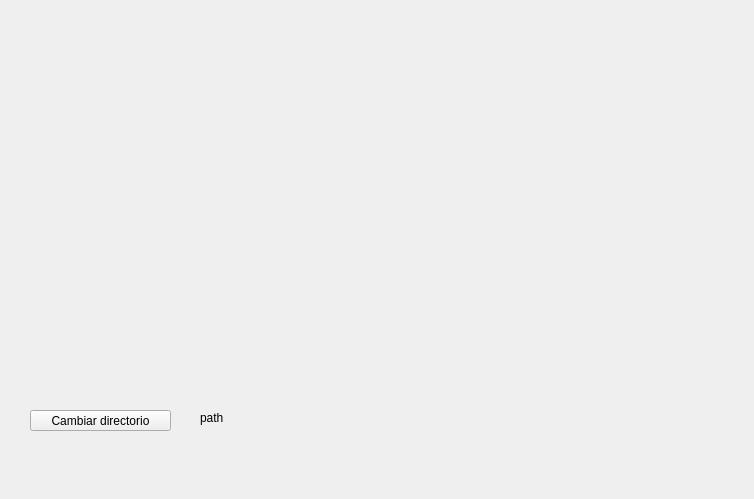
<?xml version="1.0" encoding="UTF-8"?>
<ui version="4.0">
 <class>SimpleView</class>
 <widget class="QMainWindow" name="SimpleView">
  <property name="geometry">
   <rect>
    <x>0</x>
    <y>0</y>
    <width>754</width>
    <height>499</height>
   </rect>
  </property>
  <property name="windowTitle">
   <string>SimpleView</string>
  </property>
  <property name="windowIcon">
   <iconset>
    <normaloff>:/Icons/help.png</normaloff>:/Icons/help.png</iconset>
  </property>
  <property name="iconSize">
   <size>
    <width>22</width>
    <height>22</height>
   </size>
  </property>
  <widget class="QWidget" name="centralwidget">
   <widget class="QLabel" name="label">
    <property name="geometry">
     <rect>
      <x>200</x>
      <y>410</y>
      <width>161</width>
      <height>16</height>
     </rect>
    </property>
    <property name="text">
     <string>path</string>
    </property>
   </widget>
   <widget class="QSplitter" name="splitter">
    <property name="geometry">
     <rect>
      <x>430</x>
      <y>30</y>
      <width>301</width>
      <height>341</height>
     </rect>
    </property>
    <property name="orientation">
     <enum>Qt::Horizontal</enum>
    </property>
    <widget class="QVTKWidget" name="qvtkWidget" native="true">
     <property name="sizePolicy">
      <sizepolicy hsizetype="Expanding" vsizetype="Expanding">
       <horstretch>1</horstretch>
       <verstretch>1</verstretch>
      </sizepolicy>
     </property>
     <property name="minimumSize">
      <size>
       <width>300</width>
       <height>300</height>
      </size>
     </property>
    </widget>
   </widget>
   <widget class="QPushButton" name="pushButton">
    <property name="geometry">
     <rect>
      <x>30</x>
      <y>410</y>
      <width>141</width>
      <height>21</height>
     </rect>
    </property>
    <property name="text">
     <string>Cambiar directorio</string>
    </property>
   </widget>
  </widget>
  <action name="actionOpenFile">
   <property name="enabled">
    <bool>true</bool>
   </property>
   <property name="icon">
    <iconset>
     <normaloff>:/Icons/fileopen.png</normaloff>:/Icons/fileopen.png</iconset>
   </property>
   <property name="text">
    <string>Open File...</string>
   </property>
  </action>
  <action name="actionExit">
   <property name="text">
    <string>Exit</string>
   </property>
  </action>
  <action name="actionPrint">
   <property name="icon">
    <iconset>
     <normaloff>:/Icons/print.png</normaloff>:/Icons/print.png</iconset>
   </property>
   <property name="text">
    <string>Print</string>
   </property>
  </action>
  <action name="actionHelp">
   <property name="icon">
    <iconset>
     <normaloff>:/Icons/help.png</normaloff>:/Icons/help.png</iconset>
   </property>
   <property name="text">
    <string>Help</string>
   </property>
  </action>
  <action name="actionSave">
   <property name="icon">
    <iconset>
     <normaloff>:/Icons/filesave.png</normaloff>:/Icons/filesave.png</iconset>
   </property>
   <property name="text">
    <string>Save</string>
   </property>
  </action>
 </widget>
 <customwidgets>
  <customwidget>
   <class>QVTKWidget</class>
   <extends>QWidget</extends>
   <header>QVTKWidget.h</header>
  </customwidget>
 </customwidgets>
 <resources/>
 <connections/>
</ui>
